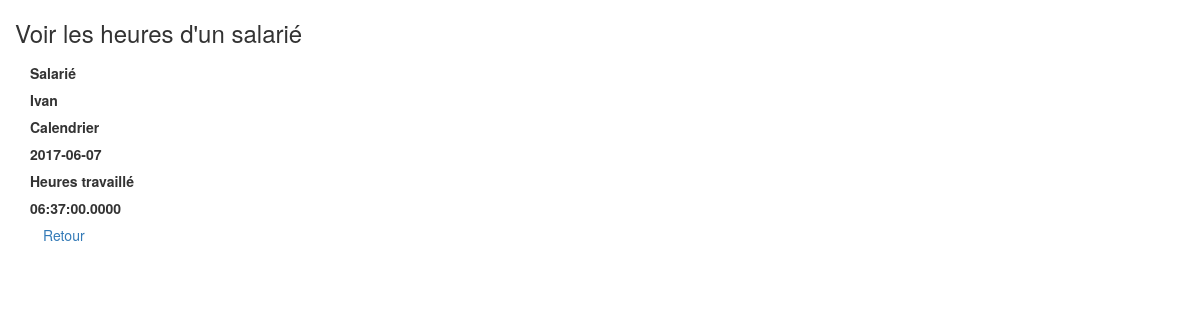
Page /read.php?id=4 on the committed database.
### tables this page shows
CREATE TABLE `enregistrement` (
  `id` int(11) NOT NULL,
  `salarie` varchar(11) NOT NULL,
  `Calendrier` date NOT NULL,
  `Heures` time(4) NOT NULL
);

### read.php (the view, shortened to what this page needs)
<?php
    $id = null;
    if ( !empty($_GET['id'])) {
        $id = $_REQUEST['id'];
    }
    if ( null==$id ) {
        header("Location: index.php");
    } else {
        $pdo = Database::connect();
        $pdo->setAttribute(PDO::ATTR_ERRMODE, PDO::ERRMODE_EXCEPTION);
        $sql = "SELECT * FROM enregistrement where id = ?";
        $q = $pdo->prepare($sql);
        $q->execute(array($id));
        $data = $q->fetch(PDO::FETCH_ASSOC);
    }
?>
<!DOCTYPE html>
<html lang="en">
<head>
    <link   href="css/bootstrap.min.css" rel="stylesheet">
</head>
<body>
    <div class="container">
                <div class="span10 offset1">
                    <div class="row">
                        <h3>Voir les heures d'un salarié</h3>
                    </div>
                    <div class="form-horizontal" >
                      <div class="control-group">
                        <label class="control-label">Salarié</label>
                        <div class="controls">
                            <label class="checkbox">
                                <?php echo $data['salarie'];?>
                            </label>
                        </div>
                      </div>
                      <div class="control-group">
                        <label class="control-label">Calendrier</label>
                        <div class="controls">
                            <label class="checkbox">
                                <?php echo $data['Calendrier'];?>
                            </label>
                        </div>
                      </div>
                      <div class="control-group">
                        <label class="control-label">Heures travaillé</label>
                        <div class="controls">
                            <label class="checkbox">
                                <?php echo $data['Heures'];?>
                            </label>
                        </div>
                      </div>
                        <div class="form-actions">
                          <a class="btn" href="index.php">Retour</a>
                       </div>
                    </div>
                </div>
    </div>
  </body>
</html>

### rows in the picture
enregistrement: salarie "Ivan", Calendrier "2017-06-07", Heures "06:37:00.0000"
